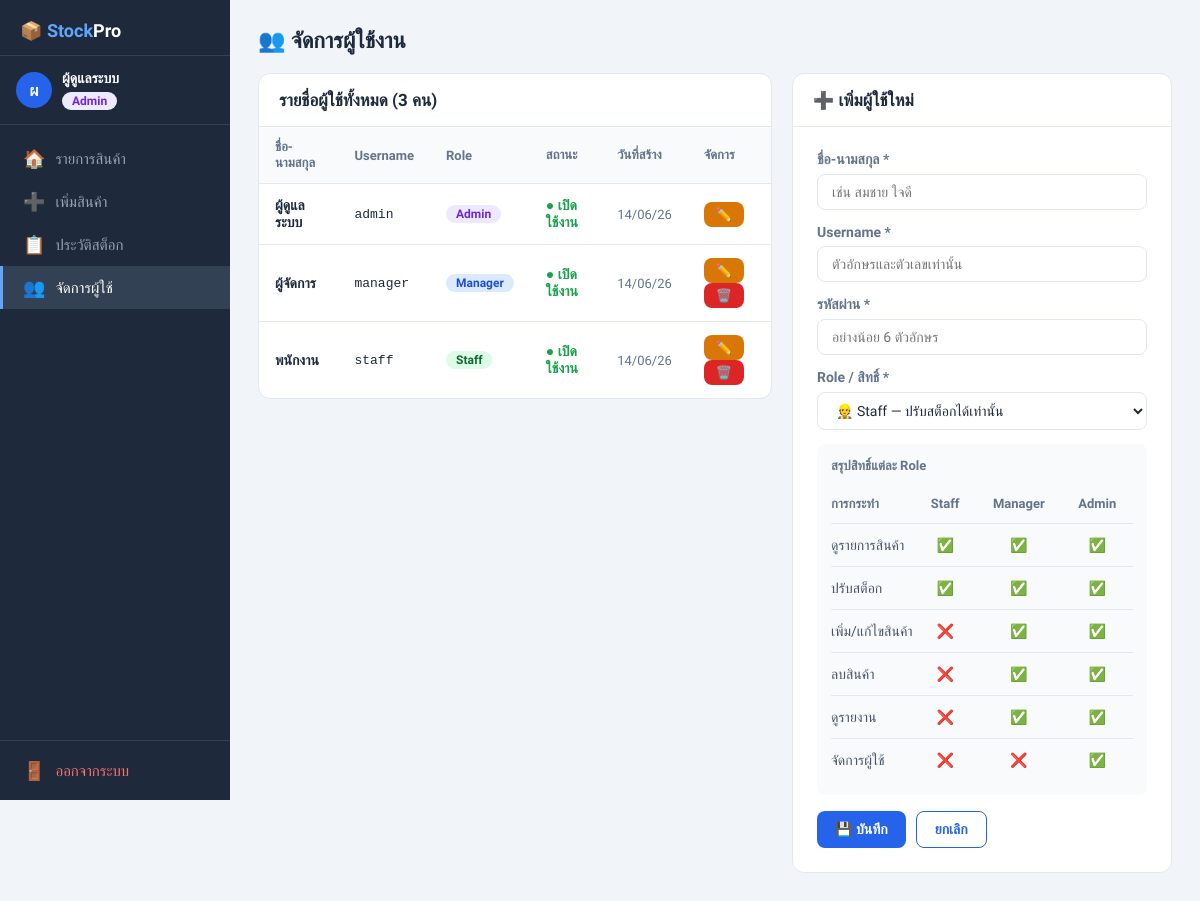
/users.php (signed in), run on the app's committed database.
### tables this page shows
CREATE TABLE IF NOT EXISTS users (
    id         INT AUTO_INCREMENT PRIMARY KEY,
    username   VARCHAR(50)  NOT NULL UNIQUE,
    full_name  VARCHAR(100) NOT NULL,
    password   VARCHAR(255) NOT NULL,   
    role       ENUM('admin','manager','staff') NOT NULL DEFAULT 'staff',
    is_active  TINYINT(1)   NOT NULL DEFAULT 1,
    created_at DATETIME     DEFAULT NOW()
);

### users.php (the view, shortened to what this page needs)
<?php
require_once 'config.php';
require_once 'auth.php';
$users = $pdo->query("SELECT * FROM users ORDER BY role, username")->fetchAll();
$editUser = null;
?>
<!DOCTYPE html>
<html lang="th">
<head>
<link rel="stylesheet" href="style.css">
</head>
<body>
<?php include 'navbar.php'; ?>
<main class="main">
  <div class="page-title">👥 จัดการผู้ใช้งาน</div>
  <div style="display:grid;grid-template-columns:1fr 380px;gap:20px;align-items:start">
    <div class="card">
      <div class="card-header"><h2>รายชื่อผู้ใช้ทั้งหมด (<?= count($users) ?> คน)</h2></div>
      <table>
        <thead>
          <tr>
            <th>ชื่อ-นามสกุล</th>
            <th>Username</th>
            <th>Role</th>
            <th>สถานะ</th>
            <th>วันที่สร้าง</th>
            <th>จัดการ</th>
          </tr>
        </thead>
        <tbody>
          <?php foreach ($users as $u): ?>
          <tr>
            <td><strong><?= htmlspecialchars($u['full_name']) ?></strong></td>
            <td style="font-family:monospace;font-size:13px"><?= htmlspecialchars($u['username']) ?></td>
            <td><?= role_badge($u['role']) ?></td>
            <td>
              <?php if ($u['is_active']): ?>
                <span style="color:#16a34a;font-weight:600">● เปิดใช้งาน</span>
              <?php else: ?>
                <span style="color:#dc2626;font-weight:600">● ปิดใช้งาน</span>
              <?php endif; ?>
            </td>
            <td style="font-size:13px;color:#64748b"><?= date('d/m/y', strtotime($u['created_at'])) ?></td>
            <td>
              <a href="users.php?edit=<?= $u['id'] ?>" class="btn btn-warning btn-sm">✏️</a>
              <?php if ($u['id'] !== $_SESSION['user_id']): ?>
                <a href="users.php?delete=<?= $u['id'] ?>" class="btn btn-danger btn-sm"
                   onclick="return confirm('ลบ <?= htmlspecialchars($u['full_name']) ?>?')">🗑️</a>
              <?php endif; ?>
            </td>
          </tr>
          <?php endforeach; ?>
        </tbody>
      </table>
    </div>
    <div class="card">
      <div class="card-header">
        <h2><?= $editUser ? '✏️ แก้ไขผู้ใช้' : '➕ เพิ่มผู้ใช้ใหม่' ?></h2>
      </div>
      <div class="form-wrap">
        <form method="POST">
          <div class="form-group" style="margin-bottom:14px">
            <label>ชื่อ-นามสกุล *</label>
            <input type="text" name="full_name" required placeholder="เช่น สมชาย ใจดี" value="<?= htmlspecialchars($editUser['full_name'] ?? '') ?>">
          </div>
          <div class="form-group" style="margin-bottom:14px">
            <label>Username *</label>
            <input type="text" name="username" <?= $editUser ? 'value="'.htmlspecialchars($editUser['username']).'" readonly style="background:#f8fafc"' : 'required placeholder="ตัวอักษรและตัวเลขเท่านั้น"' ?>>
          </div>
          <div class="form-group" style="margin-bottom:14px">
            <label><?= $editUser ? 'รหัสผ่านใหม่ (เว้นว่างถ้าไม่เปลี่ยน)' : 'รหัสผ่าน *' ?></label>
            <input type="password" name="password" <?= $editUser ? '' : 'required' ?> placeholder="อย่างน้อย 6 ตัวอักษร">
          </div>
          <div class="form-group" style="margin-bottom:14px">
            <label>Role / สิทธิ์ *</label>
            <select name="role" required>
              <option value="staff"   <?= ($editUser['role'] ?? '') === 'staff'   ? 'selected' : '' ?>>👷 Staff — ปรับสต็อกได้เท่านั้น</option>
            </select>
          </div>
          <div style="background:#f8fafc;border-radius:8px;padding:14px;margin-bottom:16px;font-size:13px">
            <p style="font-weight:700;color:#64748b;margin-bottom:10px">สรุปสิทธิ์แต่ละ Role</p>
            <table style="width:100%;border-collapse:collapse">
              <tr style="color:#94a3b8;font-size:12px">
                <th style="text-align:left;padding:4px 0">การกระทำ</th>
                <th style="text-align:center">Staff</th>
                <th style="text-align:center">Manager</th>
                <th style="text-align:center">Admin</th>
              </tr>
              <?php
              $perms = [
                'ดูรายการสินค้า'   => [true, true,  true],
                'ปรับสต็อก'        => [true, true,  true],
                'เพิ่ม/แก้ไขสินค้า' => [false,true, true],
                'ลบสินค้า'         => [false,true,  true],
                'ดูรายงาน'         => [false,true,  true],
                'จัดการผู้ใช้'      => [false,false, true],
              ];
              foreach ($perms as $label => $cols):
              ?>
              <tr>
                <td style="padding:5px 0;color:#475569"><?= $label ?></td>
                <?php foreach ($cols as $v): ?>
                <td style="text-align:center"><?= $v ? '✅' : '❌' ?></td>
                <?php endforeach; ?>
              </tr>
              <?php endforeach; ?>
            </table>
          </div>
          <div class="form-actions">
            <button type="submit" class="btn btn-primary">💾 บันทึก</button>
            <a href="users.php" class="btn btn-outline">ยกเลิก</a>
          </div>
        </form>
      </div>
    </div>
  </div>
</main>
</body>
</html>

### auth.php (shortened to what this page needs)
<?php
function role_badge(string $role): string {
    $map = [
        'admin'   => ['label'=>'Admin',   'style'=>'background:#ede9fe;color:#6d28d9'],
        'manager' => ['label'=>'Manager', 'style'=>'background:#dbeafe;color:#1d4ed8'],
        'staff'   => ['label'=>'Staff',   'style'=>'background:#dcfce7;color:#166534'],
    ];
    $r = $map[$role] ?? ['label'=>$role, 'style'=>'background:#f1f5f9;color:#64748b'];
    return "<span style=\"display:inline-block;padding:2px 10px;border-radius:20px;font-size:12px;font-weight:700;{$r['style']}\">{$r['label']}</span>";
}

### style.css (style rules this page uses)
:root { --primary: #2563eb; --primary-dark: #1d4ed8; --success: #16a34a; --danger: #dc2626; --warning: #d97706; --bg: #f1f5f9; --card: #ffffff; --border: #e2e8f0; --text: #1e293b; --muted: #64748b; --sidebar: #1e293b; }
* { box-sizing: border-box; margin: 0; padding: 0; }
body { font-family: 'Sarabun', sans-serif; background: var(--bg); color: var(--text); min-height: 100vh; display: flex; }
.main { margin-left: 230px; flex: 1; padding: 28px; }
.page-title { font-size: 22px; font-weight: 700; margin-bottom: 20px; }
.card { background: var(--card); border-radius: 12px; border: 1px solid var(--border); overflow: hidden; }
.card-header { padding: 16px 20px; border-bottom: 1px solid var(--border); display: flex; align-items: center; justify-content: space-between; flex-wrap: wrap; gap: 10px; }
.card-header h2 { font-size: 17px; font-weight: 600; }
input[type=text], input[type=number], input[type=password], select, textarea { padding: 9px 14px; border: 1px solid var(--border); border-radius: 8px; font-family: 'Sarabun', sans-serif; font-size: 14px; color: var(--text); background: #fff; outline: none; transition: border 0.2s; }
.btn { padding: 9px 18px; border: none; border-radius: 8px; cursor: pointer; font-family: 'Sarabun', sans-serif; font-size: 14px; font-weight: 600; text-decoration: none; display: inline-flex; align-items: center; gap: 6px; transition: all 0.2s; }
.btn-primary { background: var(--primary); color: #fff; }
.btn-danger { background: var(--danger); color: #fff; }
.btn-warning { background: var(--warning); color: #fff; }
.btn-outline { background: transparent; color: var(--primary); border: 1px solid var(--primary); }
.btn-sm { padding: 5px 12px; font-size: 13px; }
table { width: 100%; border-collapse: collapse; }
th { background: #f8fafc; padding: 12px 16px; text-align: left; font-size: 13px; font-weight: 600; color: var(--muted); border-bottom: 1px solid var(--border); }
td { padding: 13px 16px; border-bottom: 1px solid var(--border); font-size: 14px; vertical-align: middle; }
tr:last-child td { border-bottom: none; }
.form-group { display: flex; flex-direction: column; gap: 6px; }
.form-group label { font-size: 14px; font-weight: 600; color: var(--muted); }
.form-group input, .form-group select { width: 100%; }
.form-actions { display: flex; gap: 10px; margin-top: 8px; }
.form-wrap { padding: 24px; }

### data on the page
users: full_name "ผู้ดูแลระบบ", username "admin", role "Admin", is_active "● เปิดใช้งาน", created_at "14/06/26"
users: full_name "ผู้จัดการ", username "manager", role "Manager", is_active "● เปิดใช้งาน", created_at "14/06/26"
users: full_name "พนักงาน", username "staff", role "Staff", is_active "● เปิดใช้งาน", created_at "14/06/26"

### other printed values
mb_substr($_SESSION['full_name'], 0, 1) "ผ"
$_SESSION['full_name'] "ผู้ดูแลระบบ"
$r['label'] "Admin"
count($users) "3"
$label "ดูรายการสินค้า"
$label "ปรับสต็อก"
$label "เพิ่ม/แก้ไขสินค้า"
$label "ลบสินค้า"
$label "ดูรายงาน"
$label "จัดการผู้ใช้"
